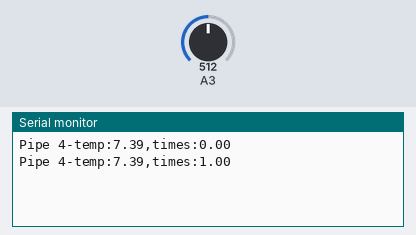
Recording of a sketch running on a simulated Arduino Uno, built with avr-gcc and run on an emulated ATmega328P. On the bench: the last lines printed to the serial monitor. Inputs (shaded band) come from the test bench; at power-on: A3 = 512. No radio packets arrive unless stated.

Above: at 1.8 s.
1.9 s: A3 set to 716
At 2.8 s:
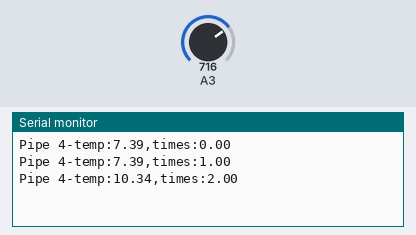
3.4 s: A3 set to 900
At 4.8 s:
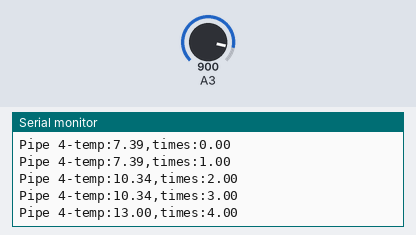
Timing chart, 0 to 6.4 s (numbered marks = the images above; inputs shaded):
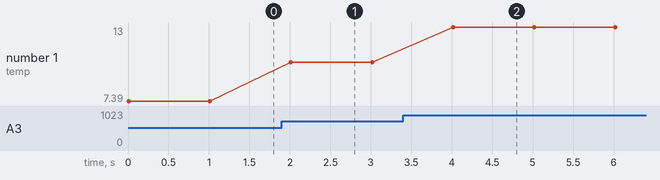

The sketch:

CO_TRANS.ino
```cpp
#include <SPI.h>
#include <nRF24L01.h>
#include <RF24.h>
#include "printf.h"

RF24 radio (9, 10); //yours
unsigned int times;


struct CODataStruct{
  float value;
  float time;
}COValue;

unsigned char ADDRESS0[5]  =
{
  0xb4,0x43,0x88,0x99,0x45
}; // Define a static TX address
//just change b1 to b2 or b3 to send to other pip on resciever

void setup()
{
  Serial.begin(9600);
  radio.begin();
  printf_begin();
  radio.setRetries(15,15);
  radio.enableDynamicPayloads();
  radio.setDataRate(RF24_250KBPS);
  radio.openWritingPipe(ADDRESS0);
  radio.openReadingPipe(0,ADDRESS0);
  radio.stopListening();
  radio.printDetails();
}

void loop()
{
  COValue.value = analogRead(3) * 0.01444;
  COValue.time = times++;
  bool ok=radio.write(&COValue, sizeof(COValue));

  if(ok)
  {
    Serial.print("Pipe 4-");
    Serial.print("temp:");
    Serial.print(COValue.value);
    Serial.print(",times:");
    Serial.println(COValue.time);

  }else{
    Serial.println("it failed to send");
  }

  delay(1000);

}
```

Measured:
- after the input at 1.9 s, the serial monitor: prints a new line after 0.11 s (image 1)
- after the input at 3.4 s, the serial monitor: prints a new line after 0.62 s (image 2)
- plotted number 1: 7.39 → 10.34 after the input at 1.9 s, 10.34 → 13 after the input at 3.4 s
